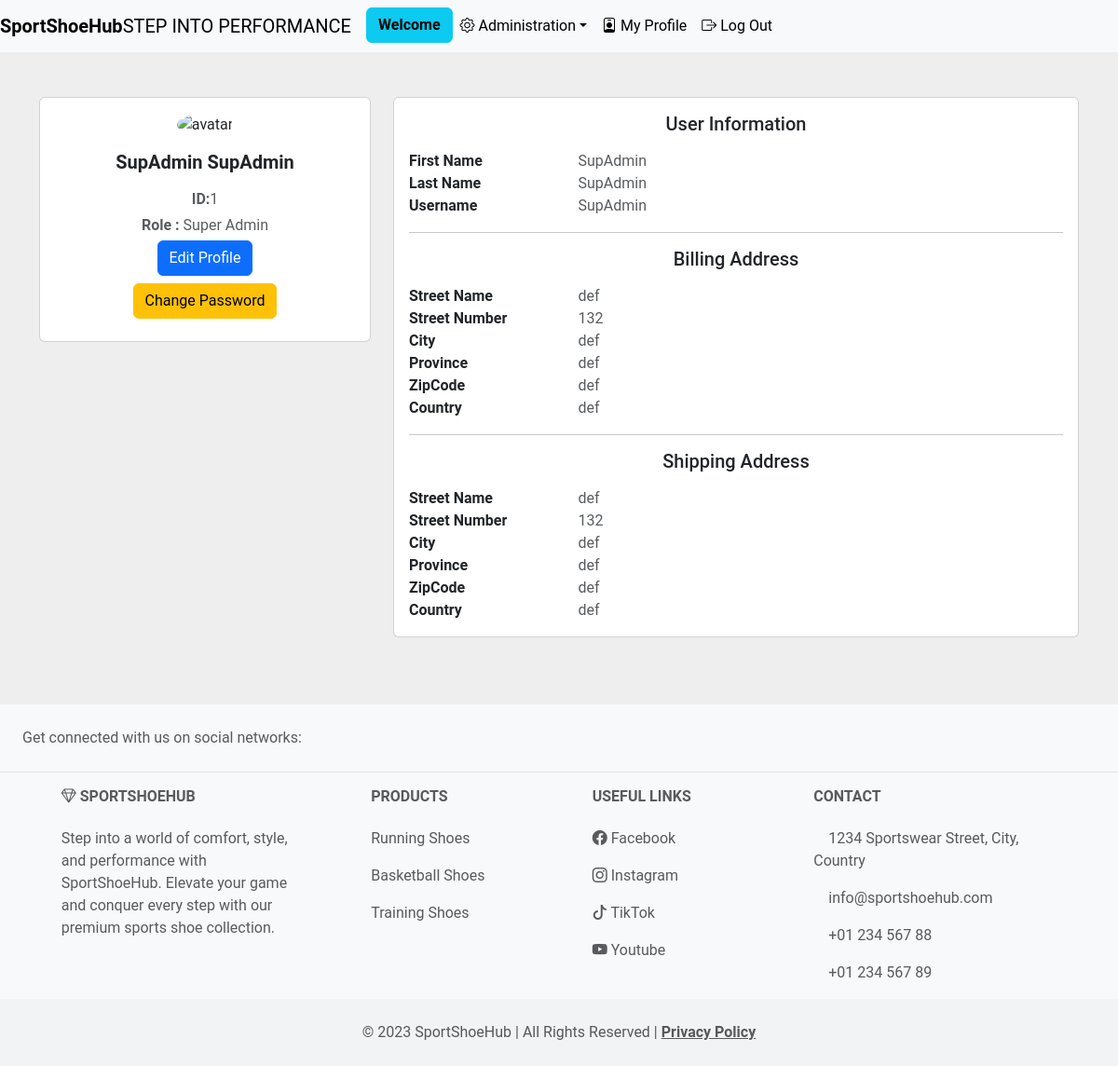
Page /views/MyProfile.php (signed in) on the committed database.
### tables this page shows
CREATE TABLE `user` (
  `id` bigint(20) NOT NULL,
  `token` varchar(255) NOT NULL,
  `username` varchar(40) DEFAULT NULL,
  `fname` varchar(40) DEFAULT NULL,
  `lname` varchar(40) DEFAULT NULL,
  `pwd` varchar(255) DEFAULT NULL,
  `billing_address_id` bigint(20) NOT NULL,
  `shipping_address_id` bigint(20) NOT NULL,
  `role_id` bigint(20) NOT NULL
);

CREATE TABLE `address` (
  `id` bigint(20) NOT NULL,
  `street_name` varchar(50) DEFAULT NULL,
  `street_nb` int(11) DEFAULT NULL,
  `city` varchar(50) DEFAULT NULL,
  `province` varchar(50) DEFAULT NULL,
  `zipcode` varchar(6) DEFAULT NULL,
  `country` varchar(50) DEFAULT NULL
);

### models/Crud.php (called while the page is built, shortened)
<?php
class Crud
{
    public $connexion;
    private function connect()
    {
        $host = "localhost";
        $db = "ecom2_project";
        $user = "root";
        $password = "";
        $dsn = "mysql:host=$host;dbname=$db;charset=UTF8";
        try {
            $this->connexion = new PDO($dsn, $user, $password);
            $this->connexion->setAttribute(PDO::ATTR_ERRMODE, PDO::ERRMODE_EXCEPTION);
        } catch (PDOException $e) {
            throw new Exception("Database connection failed: " . $e->getMessage());
        }
    }
    public function getById($table, $id)
    {
        $PDOStatement = $this->connexion->prepare("SELECT * FROM $table WHERE id = :id");
        $PDOStatement->bindParam(':id', $id, PDO::PARAM_INT);
        $PDOStatement->execute();
        return $PDOStatement->fetch(PDO::FETCH_ASSOC);
    }
    public function __destruct()
    {
        $this->connexion = null;
    }
}

### controllers/sessions.php (called while the page is built, shortened)
<?php
class SessionManager
{
    public static function getSessionData($key)
    {
        return isset($_SESSION[$key]) ? $_SESSION[$key] : null;
    }
}

### models/User.php (called while the page is built, shortened)
<?php
require_once('Crud.php');
require_once('Address.php');
class User extends Crud
{
    public function getUserById($id)
    {
        $user = $this->getById('user', $id);
        if ($user) {
            $billingAddress = $this->getAddressById($user['billing_address_id']);
            $shippingAddress = $this->getAddressById($user['shipping_address_id']);
            $user['billing_address'] = $billingAddress;
            $user['shipping_address'] = $shippingAddress;
        }
        return $user;
    }
    public function getAddressById($id)
    {
        $addressModel = new Address();
        return $addressModel->getAddressById($id);
    }
    public function getUserRole($id)
    {
        $user = $this->getUserById($id);
        return $user['role_id'];
    }
}

### models/Address.php (called while the page is built, shortened)
<?php
require_once('Crud.php');
class Address extends Crud
{
    public function getAddressById($id)
    {
        return $this->getById('address', $id);
    }
}

### views/MyProfile.php (the view, shortened to what this page needs)
<?php
include "./includes/Header.php";
require_once('../controllers/sessions.php');
$userModel = new User();
$addressModel = new Address();
$user_id = SessionManager::getSessionData('user_id');
$user = $userModel->getUserById($user_id);
if ($user) {
    $billingAddress = $addressModel->getAddressById($user['billing_address_id']);
    $shippingAddress = $addressModel->getAddressById($user['shipping_address_id']);
?>
    <main>
        <section style="background-color: #eee;">
            <div class="container py-5">
                <div class="row">
                    <div class="col-lg-4">
                        <div class="card mb-4">
                            <div class="card-body text-center">
                                <img src="https://bootdey.com/img/Content/avatar/avatar7.png" alt="avatar" class="rounded-circle img-fluid" style="width: 150px;">
                                <h5 class="my-3">
                                    <b><?= $user['fname'] . " " . $user['lname']; ?></b>
                                </h5>
                                <p class="text-muted mb-1"><b>ID:</b><?= $user['id']; ?></p>
                                <p class="text-muted mb-1"><b>Role :</b> <?= $user['role_id'] == 1 ? 'Super Admin' : ($user['role_id'] == 2 ? 'Admin' : 'Client'); ?></p>
                                <div class="d-block justify-content-center mb-2">
                                    <a href="editMyProfile.php" class="btn btn-primary">Edit Profile</a>
                                </div>
                                <div class="d-block justify-content-center mb-2">
                                    <a href="changePassword.php" class="btn btn-warning">Change Password</a>
                                </div>
                            </div>
                        </div>
                    </div>
                    <div class="col-lg-8">
                        <div class="card mb-4">
                            <div class="card-body">
                                <div class="row">
                                    <div class="col-sm-12">
                                        <h5 class="mb-3" style="text-align: center;">User Information</h5>
                                    </div>
                                </div>
                                <div class="row">
                                    <div class="col-sm-3">
                                        <p class="mb-0"><b>First Name</b></p>
                                    </div>
                                    <div class="col-sm-9">
                                        <p class="text-muted mb-0"><?= $user['fname']; ?></p>
                                    </div>
                                </div>
                                <div class="row">
                                    <div class="col-sm-3">
                                        <p class="mb-0"><b>Last Name</b></p>
                                    </div>
                                    <div class="col-sm-9">
                                        <p class="text-muted mb-0"><?= $user['lname']; ?></p>
                                    </div>
                                </div>
                                <div class="row">
                                    <div class="col-sm-3">
                                        <p class="mb-0"><b>Username</b></p>
                                    </div>
                                    <div class="col-sm-9">
                                        <p class="text-muted mb-0"><?= $user['username']; ?></p>
                                    </div>
                                </div>
                                <hr>
                                <div class="row">
                                    <div class="col-sm-12">
                                        <h5 class="mb-3" style="text-align: center;">Billing Address</h5>
                                    </div>
                                </div>
                                <div class="row">
                                    <div class="col-sm-3">
                                        <p class="mb-0"><b>Street Name</b></p>
                                    </div>
                                    <div class="col-sm-9">
                                        <p class="text-muted mb-0"><?= $billingAddress['street_name']; ?></p>
                                    </div>
                                </div>
                                <div class="row">
                                    <div class="col-sm-3">
                                        <p class="mb-0"><b>Street Number</b></p>
                                    </div>
                                    <div class="col-sm-9">
                                        <p class="text-muted mb-0"><?= $billingAddress['street_nb']; ?></p>
                                    </div>
                                </div>
                                <div class="row">
                                    <div class="col-sm-3">
                                        <p class="mb-0"><b>City</b></p>
                                    </div>
                                    <div class="col-sm-9">
                                        <p class="text-muted mb-0"><?= $billingAddress['city']; ?></p>
                                    </div>
                                </div>
                                <div class="row">
                                    <div class="col-sm-3">
                                        <p class="mb-0"><b>Province</b></p>
                                    </div>
                                    <div class="col-sm-9">
                                        <p class="text-muted mb-0"><?= $billingAddress['province']; ?></p>
                                    </div>
                                </div>
                                <div class="row">
                                    <div class="col-sm-3">
                                        <p class="mb-0"><b>ZipCode</b></p>
                                    </div>
                                    <div class="col-sm-9">
                                        <p class="text-muted mb-0"><?= $billingAddress['zipcode']; ?></p>
                                    </div>
                                </div>
                                <div class="row">
                                    <div class="col-sm-3">
                                        <p class="mb-0"><b>Country</b></p>
                                    </div>
                                    <div class="col-sm-9">
                                        <p class="text-muted mb-0"><?= $billingAddress['country']; ?></p>
                                    </div>
                                </div>
                                <hr>
                                <div class="row">
                                    <div class="col-sm-12">
                                        <h5 class="mb-3" style="text-align: center;">Shipping Address</h5>
                                    </div>
                                </div>
                                <div class="row">
                                    <div class="col-sm-3">
                                        <p class="mb-0"><b>Street Name</b></p>
                                    </div>
                                    <div class="col-sm-9">
                                        <p class="text-muted mb-0"><?= $shippingAddress['street_name']; ?></p>
                                    </div>
                                </div>
                                <div class="row">
                                    <div class="col-sm-3">
                                        <p class="mb-0"><b>Street Number</b></p>
                                    </div>
                                    <div class="col-sm-9">
                                        <p class="text-muted mb-0"><?= $shippingAddress['street_nb']; ?></p>
                                    </div>
                                </div>
                                <div class="row">
                                    <div class="col-sm-3">
                                        <p class="mb-0"><b>City</b></p>
                                    </div>
                                    <div class="col-sm-9">
                                        <p class="text-muted mb-0"><?= $shippingAddress['city']; ?></p>
                                    </div>
                                </div>
                                <div class="row">
                                    <div class="col-sm-3">
                                        <p class="mb-0"><b>Province</b></p>
                                    </div>
                                    <div class="col-sm-9">
                                        <p class="text-muted mb-0"><?= $shippingAddress['province']; ?></p>
                                    </div>
                                </div>
                                <div class="row">
                                    <div class="col-sm-3">
                                        <p class="mb-0"><b>ZipCode</b></p>
                                    </div>
                                    <div class="col-sm-9">
                                        <p class="text-muted mb-0"><?= $shippingAddress['zipcode']; ?></p>
                                    </div>
                                </div>
                                <div class="row">
                                    <div class="col-sm-3">
                                        <p class="mb-0"><b>Country</b></p>
                                    </div>
                                    <div class="col-sm-9">
                                        <p class="text-muted mb-0"><?= $shippingAddress['country']; ?></p>
                                    </div>
                                </div>
                            </div>
                        </div>
                    </div>
                </div>
            </div>
        </section>
    </main>
<?php
}
include './includes/Footer.php';
?>

### public/css/style.css (style rules this page uses)
body { margin: 0; background: linear-gradient(to right bottom, rgb(240, 236, 238), rgb(124, 157, 167), rgb(196, 128, 138)); min-height: 100vh; font-family: "Roboto", sans-serif; }

### rows in the picture
user: fname "SupAdmin", lname "SupAdmin", id "1", username "SupAdmin"
address: street_name "def", street_nb "132", city "def", province "def", zipcode "def", country "def"
